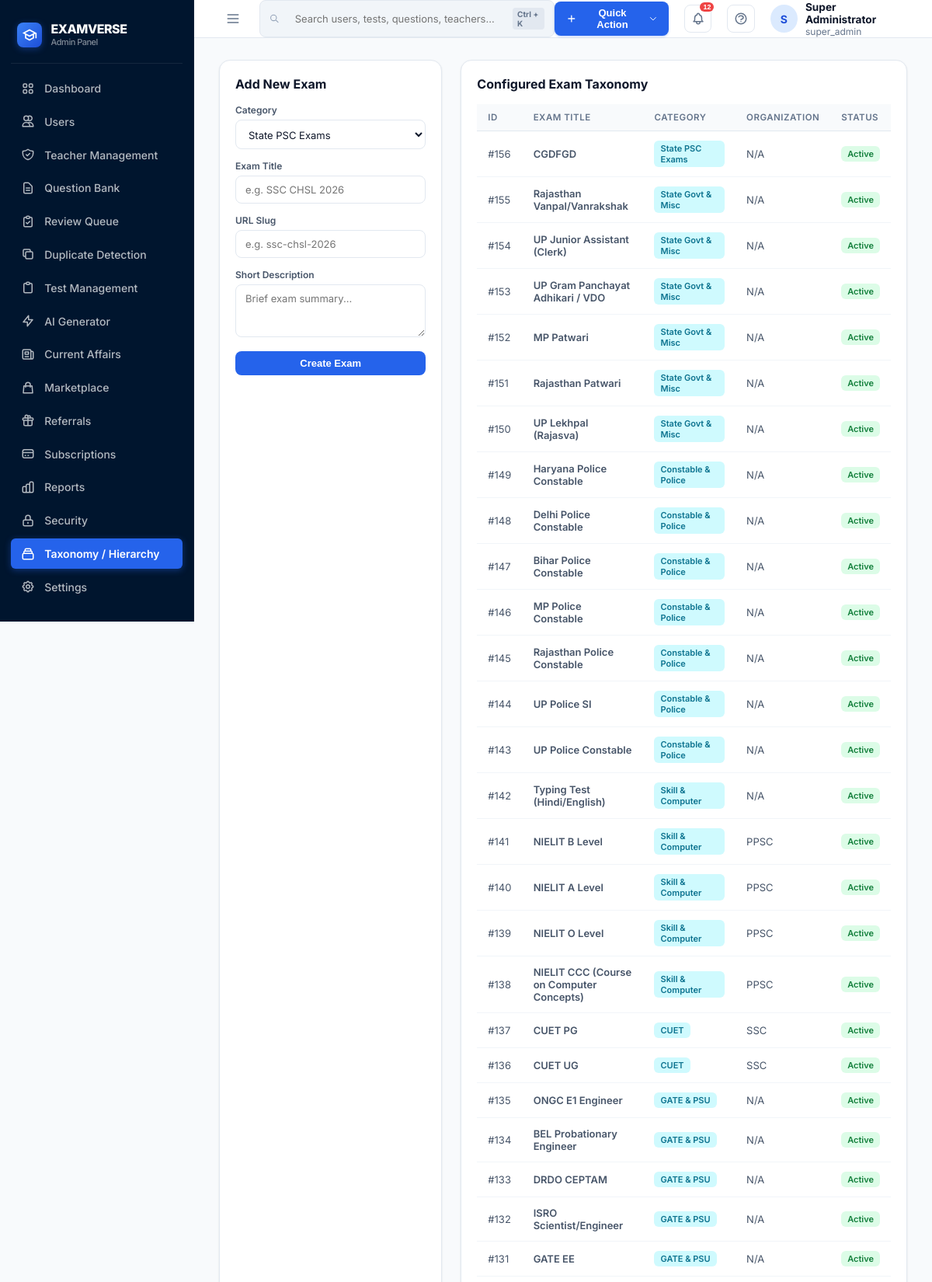
/admin/index.php?page=taxonomy (signed in, upper part), run on the app's committed database.
### tables this page shows
CREATE TABLE `exams` (
  `id` int(11) NOT NULL AUTO_INCREMENT,
  `parent_exam_id` int(11) DEFAULT NULL,
  `exam_level` enum('main','sub','stage') DEFAULT 'main',
  `category_id` int(11) NOT NULL,
  `organization_id` int(11) DEFAULT NULL,
  `title` varchar(150) NOT NULL,
  `slug` varchar(150) NOT NULL,
  `short_description` text DEFAULT NULL,
  `overview_text` longtext DEFAULT NULL,
  `syllabus_text` longtext DEFAULT NULL,
  `eligibility_info` text DEFAULT NULL,
  `banner_url` varchar(255) DEFAULT NULL,
  `status` enum('active','draft','archived') DEFAULT 'active',
  `created_at` timestamp NOT NULL DEFAULT current_timestamp(),
  PRIMARY KEY (`id`),
  UNIQUE KEY `slug` (`slug`),
  KEY `category_id` (`category_id`),
  KEY `organization_id` (`organization_id`),
  KEY `fk_exam_parent` (`parent_exam_id`),
  CONSTRAINT `exams_ibfk_1` FOREIGN KEY (`category_id`) REFERENCES `exam_categories` (`id`) ON DELETE CASCADE,
  CONSTRAINT `exams_ibfk_2` FOREIGN KEY (`organization_id`) REFERENCES `organizations` (`id`) ON DELETE SET NULL,
  CONSTRAINT `fk_exam_parent` FOREIGN KEY (`parent_exam_id`) REFERENCES `exams` (`id`) ON DELETE SET NULL
);

CREATE TABLE `exam_categories` (
  `id` int(11) NOT NULL AUTO_INCREMENT,
  `parent_category_id` int(11) DEFAULT NULL,
  `name` varchar(100) NOT NULL,
  `slug` varchar(100) NOT NULL,
  `type` enum('government','entrance','private_job','upskilling','qualification') DEFAULT 'government',
  `description` text DEFAULT NULL,
  `keywords` text DEFAULT NULL,
  `icon_url` varchar(255) DEFAULT NULL,
  `status` enum('active','inactive') DEFAULT 'active',
  `sort_order` int(11) DEFAULT 0,
  PRIMARY KEY (`id`),
  UNIQUE KEY `slug` (`slug`)
);

CREATE TABLE `organizations` (
  `id` int(11) NOT NULL AUTO_INCREMENT,
  `name` varchar(150) NOT NULL,
  `short_name` varchar(50) NOT NULL,
  `logo_url` varchar(255) DEFAULT NULL,
  `website` varchar(255) DEFAULT NULL,
  `created_at` timestamp NOT NULL DEFAULT current_timestamp(),
  PRIMARY KEY (`id`)
);

### admin/pages/taxonomy.php (the view, shortened to what this page needs)
<?php
$db = Database::getConnection();
$categories = $db->query("SELECT * FROM exam_categories ORDER BY sort_order ASC")->fetchAll();
$exams = $db->query("
    SELECT e.*, c.name as category_name, o.short_name as org_name
    FROM exams e
    JOIN exam_categories c ON e.category_id = c.id
    LEFT JOIN organizations o ON e.organization_id = o.id
    ORDER BY e.id DESC
")->fetchAll();
?>
<div style="display:grid; grid-template-columns: 1fr 2fr; gap:1.5rem;">
    <div class="table-card">
        <div class="table-title" style="margin-bottom:1rem;">Add New Exam</div>
        <form method="POST">
            <div class="form-group">
                <label class="form-label">Category</label>
                <select name="category_id" class="form-control" required>
                    <?php foreach ($categories as $cat): ?>
                        <option value="<?php echo $cat['id']; ?>"><?php echo htmlspecialchars($cat['name']); ?></option>
                    <?php endforeach; ?>
                </select>
            </div>
            <div class="form-group">
                <label class="form-label">Exam Title</label>
                <input type="text" name="title" class="form-control" placeholder="e.g. SSC CHSL 2026" required>
            </div>
            <div class="form-group">
                <label class="form-label">URL Slug</label>
                <input type="text" name="slug" class="form-control" placeholder="e.g. ssc-chsl-2026">
            </div>
            <div class="form-group">
                <label class="form-label">Short Description</label>
                <textarea name="short_description" class="form-control" rows="3" placeholder="Brief exam summary..."></textarea>
            </div>
            <button type="submit" class="btn btn-primary" style="width:100%; justify-content:center;">Create Exam</button>
        </form>
    </div>
    <div class="table-card">
        <div class="table-header">
            <div class="table-title">Configured Exam Taxonomy</div>
        </div>
        <table>
            <thead>
                <tr>
                    <th>ID</th>
                    <th>Exam Title</th>
                    <th>Category</th>
                    <th>Organization</th>
                    <th>Status</th>
                </tr>
            </thead>
            <tbody>
                <?php foreach ($exams as $ex): ?>
                    <tr>
                        <td>#<?php echo $ex['id']; ?></td>
                        <td style="font-weight:600;"><?php echo htmlspecialchars($ex['title']); ?></td>
                        <td><span class="badge badge-info"><?php echo htmlspecialchars($ex['category_name']); ?></span></td>
                        <td><?php echo htmlspecialchars($ex['org_name'] ?? 'N/A'); ?></td>
                        <td><span class="badge badge-success"><?php echo ucfirst($ex['status']); ?></span></td>
                    </tr>
                <?php endforeach; ?>
            </tbody>
        </table>
    </div>
</div>

### admin/assets/style.css (style rules this page uses)
:root { --bg-main: #f8fafc; --bg-card: #ffffff; --bg-card-hover: #f1f5f9; --border-color: #e2e8f0; --sidebar-bg: #00152e; --sidebar-hover: rgba(255, 255, 255, 0.08); --sidebar-active: #2563eb; --bg-dark: #ffffff; --card-dark: #ffffff; --card-bg: #ffffff; --border-glass: #e2e8f0; --card-border: #e2e8f0; --surface-elevated: #f8fafc; --text: #0f172a; --text-primary: #0f172a; --text-secondary: #475569; --text-muted: #64748b; --text-light: #94a3b8; --on-accent: #ffffff; --accent: #2563eb; --accent-primary: #2563eb; --accent-blue: #2563eb; --accent-indigo: #4f46e5; --accent-emerald: #10b981; --accent-green: #10b981; --accent-amber: #f59e0b; --accent-orange: #f97316; --accent-purple: #8b5cf6; --accent-violet: #8b5cf6; --accent-cyan: #06b6d4; --accent-rose: #ef4444; --accent-danger: #ef4444; --radius-sm: 6px; --radius-md: 10px; --radius-lg: 14px; --radius-xl: 18px; --shadow-sm: 0 1px 3px 0 rgba(0, 0, 0, 0.06), 0 1px 2px 0 rgba(0, 0, 0, 0.03); --shadow-md: 0 4px 6px -1px rgba(0, 0, 0, 0.07), 0 2px 4px -1px rgba(0, 0, 0, 0.04); --shadow-lg: 0 10px 15px -3px rgba(0, 0, 0, 0.08), 0 4px 6px -2px rgba(0, 0, 0, 0.03); --font-main: 'Inter', system-ui, -apple-system, BlinkMacSystemFont, 'Segoe UI', Roboto, sans-serif; }
* { margin: 0; padding: 0; box-sizing: border-box; }
html, body { height: 100%; font-family: var(--font-main); background-color: var(--bg-main); color: var(--text-primary); -webkit-font-smoothing: antialiased; -moz-osx-font-smoothing: grayscale; }
body { display: flex; min-height: 100vh; overflow-x: hidden; }
.card, .table-card { background: #ffffff; border: 1px solid var(--border-color); border-radius: var(--radius-lg); padding: 1.25rem; box-shadow: var(--shadow-sm); margin-bottom: 1.5rem; }
.card-header-flex, .table-header { display: flex; justify-content: space-between; align-items: center; margin-bottom: 1rem; flex-wrap: wrap; gap: 12px; }
.card-title-main, .table-title { font-size: 1rem; font-weight: 700; color: var(--text-primary); display: flex; align-items: center; gap: 8px; }
table, .table { width: 100%; border-collapse: collapse; font-size: 13px; color: var(--text-primary); }
table th, .table th { text-align: left; padding: 10px 14px; background: #f8fafc; color: var(--text-muted); font-weight: 600; font-size: 11.5px; text-transform: uppercase; letter-spacing: 0.5px; border-bottom: 1px solid var(--border-color); }
table td, .table td { padding: 12px 14px; border-bottom: 1px solid #f1f5f9; color: var(--text-secondary); vertical-align: middle; }
input, select, textarea, .form-control { width: 100%; padding: 9px 12px; border: 1px solid var(--border-color); border-radius: 8px; font-size: 13px; font-family: inherit; color: var(--text-primary); background-color: #ffffff; outline: none; transition: border-color 0.15s ease, box-shadow 0.15s ease; }
select { cursor: pointer; }
label { display: block; font-size: 12px; font-weight: 600; color: var(--text-secondary); margin-bottom: 5px; }
.form-group { margin-bottom: 14px; }
.btn { display: inline-flex; align-items: center; justify-content: center; gap: 6px; padding: 7px 14px; border-radius: 8px; font-size: 13px; font-weight: 600; text-decoration: none; cursor: pointer; border: 1px solid transparent; transition: all 0.15s ease; white-space: nowrap; }
.btn-primary { background: #2563eb; color: #ffffff; }
.badge { display: inline-flex; align-items: center; gap: 4px; padding: 3px 8px; border-radius: 6px; font-size: 11px; font-weight: 600; }
.badge-success { background: #dcfce7; color: #15803d; }
.badge-info { background: #cffafe; color: #0e7490; }

### data on the page
exams: id "156", title "CGDFGD", category.name "State PSC Exams", org_name "N/A", status "Active"
exams: id "155", title "Rajasthan Vanpal/Vanrakshak", category.name "State Govt & Misc", org_name "N/A", status "Active"
exams: id "154", title "UP Junior Assistant (Clerk)", category.name "State Govt & Misc", org_name "N/A", status "Active"
exams: id "153", title "UP Gram Panchayat Adhikari / VDO", category.name "State Govt & Misc", org_name "N/A", status "Active"
exams: id "152", title "MP Patwari", category.name "State Govt & Misc", org_name "N/A", status "Active"
exams: id "151", title "Rajasthan Patwari", category.name "State Govt & Misc", org_name "N/A", status "Active"
exams: id "150", title "UP Lekhpal (Rajasva)", category.name "State Govt & Misc", org_name "N/A", status "Active"
exams: id "149", title "Haryana Police Constable", category.name "Constable & Police", org_name "N/A", status "Active"
exams: id "148", title "Delhi Police Constable", category.name "Constable & Police", org_name "N/A", status "Active"
exams: id "147", title "Bihar Police Constable", category.name "Constable & Police", org_name "N/A", status "Active"
exams: id "146", title "MP Police Constable", category.name "Constable & Police", org_name "N/A", status "Active"
exams: id "145", title "Rajasthan Police Constable", category.name "Constable & Police", org_name "N/A", status "Active"
exams: id "144", title "UP Police SI", category.name "Constable & Police", org_name "N/A", status "Active"
exams: id "143", title "UP Police Constable", category.name "Constable & Police", org_name "N/A", status "Active"
exams: id "142", title "Typing Test (Hindi/English)", category.name "Skill & Computer", org_name "N/A", status "Active"
exams: id "141", title "NIELIT B Level", category.name "Skill & Computer", organization.short_name "PPSC", status "Active"
exams: id "140", title "NIELIT A Level", category.name "Skill & Computer", organization.short_name "PPSC", status "Active"
exams: id "139", title "NIELIT O Level", category.name "Skill & Computer", organization.short_name "PPSC", status "Active"
exams: id "138", title "NIELIT CCC (Course on Computer Concepts)", category.name "Skill & Computer", organization.short_name "PPSC", status "Active"
exams: id "137", title "CUET PG", category.name "CUET", organization.short_name "SSC", status "Active"
exams: id "136", title "CUET UG", category.name "CUET", organization.short_name "SSC", status "Active"
exams: id "135", title "ONGC E1 Engineer", category.name "GATE & PSU", org_name "N/A", status "Active"
exams: id "134", title "BEL Probationary Engineer", category.name "GATE & PSU", org_name "N/A", status "Active"
exams: id "133", title "DRDO CEPTAM", category.name "GATE & PSU", org_name "N/A", status "Active"
exams: id "132", title "ISRO Scientist/Engineer", category.name "GATE & PSU", org_name "N/A", status "Active"
exams: id "131", title "GATE EE", category.name "GATE & PSU", org_name "N/A", status "Active"

### other printed values
$initial "S"
$adminUser['full_name'] "Super Administrator"
$adminUser['role'] "super_admin"
form field category_id "State PSC Exams"
